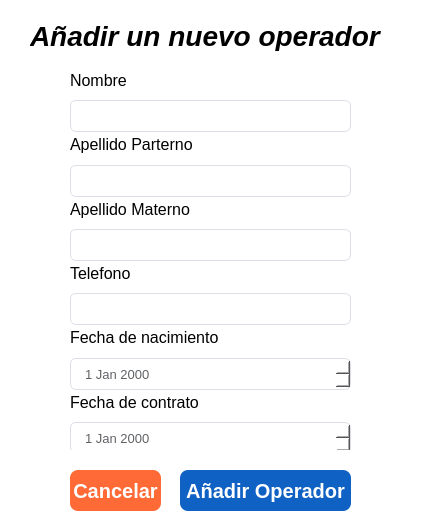
<?xml version="1.0" encoding="UTF-8"?>
<ui version="4.0">
 <class>pagina_operadores</class>
 <widget class="QWidget" name="pagina_operadores">
  <property name="geometry">
   <rect>
    <x>0</x>
    <y>0</y>
    <width>424</width>
    <height>530</height>
   </rect>
  </property>
  <property name="windowTitle">
   <string>Form</string>
  </property>
  <property name="styleSheet">
   <string notr="true">background-color: rgb(255, 255, 255);</string>
  </property>
  <widget class="QLabel" name="label_estatico_titulo">
   <property name="geometry">
    <rect>
     <x>30</x>
     <y>20</y>
     <width>361</width>
     <height>31</height>
    </rect>
   </property>
   <property name="font">
    <font>
     <pointsize>21</pointsize>
     <weight>75</weight>
     <italic>true</italic>
     <bold>true</bold>
    </font>
   </property>
   <property name="text">
    <string>Añadir un nuevo operador</string>
   </property>
  </widget>
  <widget class="QPushButton" name="boton_agregar">
   <property name="geometry">
    <rect>
     <x>180</x>
     <y>470</y>
     <width>171</width>
     <height>41</height>
    </rect>
   </property>
   <property name="font">
    <font>
     <pointsize>-1</pointsize>
     <weight>75</weight>
     <bold>true</bold>
    </font>
   </property>
   <property name="styleSheet">
    <string notr="true">QPushButton{
	background: #1061C4;
	color:WHITE;
	border:none;
	border-radius: 8px;
	font-weight: bold;
	font-size: 20px;
}
QPushButton:hover {
    background-color: #0D4FAB;    
}

QPushButton:pressed {
    background-color: #0A3F8A;     
}</string>
   </property>
   <property name="text">
    <string>Añadir Operador</string>
   </property>
  </widget>
  <widget class="QPushButton" name="boton_cancelar">
   <property name="geometry">
    <rect>
     <x>70</x>
     <y>470</y>
     <width>91</width>
     <height>41</height>
    </rect>
   </property>
   <property name="font">
    <font>
     <pointsize>-1</pointsize>
     <weight>75</weight>
     <bold>true</bold>
    </font>
   </property>
   <property name="styleSheet">
    <string notr="true">QPushButton{
	background: #FF6A36;
	color:WHITE;
	border:none;
	border-radius: 8px;
	font-weight: bold;
	font-size: 20px;
}
QPushButton:hover {
    background-color: #E85F30;   /* Naranja más oscuro */
}

QPushButton:pressed {
    background-color: #CC532A;   /* Más oscuro para click */
}</string>
   </property>
   <property name="text">
    <string>Cancelar</string>
   </property>
  </widget>
  <widget class="QWidget" name="layoutWidget">
   <property name="geometry">
    <rect>
     <x>70</x>
     <y>70</y>
     <width>281</width>
     <height>380</height>
    </rect>
   </property>
   <layout class="QVBoxLayout" name="Layout_operadores">
    <item>
     <widget class="QLabel" name="label_estatico_nombre">
      <property name="font">
       <font>
        <pointsize>12</pointsize>
       </font>
      </property>
      <property name="text">
       <string>Nombre</string>
      </property>
     </widget>
    </item>
    <item>
     <widget class="QLineEdit" name="lineEdit_nombre">
      <property name="minimumSize">
       <size>
        <width>0</width>
        <height>32</height>
       </size>
      </property>
      <property name="maximumSize">
       <size>
        <width>16777215</width>
        <height>24</height>
       </size>
      </property>
      <property name="font">
       <font>
        <pointsize>-1</pointsize>
       </font>
      </property>
      <property name="styleSheet">
       <string notr="true">QLineEdit {
    background-color: ;
	color: rgb(255, 255, 255);
    border: 1px solid #dcdfe6;
    border-radius: 6px;
    padding: 6px 12px;
    font-size: 13px;
    color: #606266;
    min-height: 18px;
}</string>
      </property>
     </widget>
    </item>
    <item>
     <widget class="QLabel" name="label_estatico_apellidop">
      <property name="font">
       <font>
        <pointsize>12</pointsize>
       </font>
      </property>
      <property name="text">
       <string>Apellido Parterno</string>
      </property>
     </widget>
    </item>
    <item>
     <widget class="QLineEdit" name="lineEdit_apellidop">
      <property name="minimumSize">
       <size>
        <width>0</width>
        <height>32</height>
       </size>
      </property>
      <property name="maximumSize">
       <size>
        <width>16777215</width>
        <height>24</height>
       </size>
      </property>
      <property name="font">
       <font>
        <pointsize>-1</pointsize>
       </font>
      </property>
      <property name="styleSheet">
       <string notr="true">QLineEdit {
    background-color: ;
	color: rgb(255, 255, 255);
    border: 1px solid #dcdfe6;
    border-radius: 6px;
    padding: 6px 12px;
    font-size: 13px;
    color: #606266;
    min-height: 18px;
}
</string>
      </property>
     </widget>
    </item>
    <item>
     <widget class="QLabel" name="label_estatico_apellidom">
      <property name="font">
       <font>
        <pointsize>12</pointsize>
       </font>
      </property>
      <property name="text">
       <string>Apellido Materno</string>
      </property>
     </widget>
    </item>
    <item>
     <widget class="QLineEdit" name="lineEdit_apellidom">
      <property name="minimumSize">
       <size>
        <width>0</width>
        <height>32</height>
       </size>
      </property>
      <property name="maximumSize">
       <size>
        <width>16777215</width>
        <height>24</height>
       </size>
      </property>
      <property name="font">
       <font>
        <pointsize>-1</pointsize>
       </font>
      </property>
      <property name="styleSheet">
       <string notr="true">QLineEdit {
    background-color: ;
	color: rgb(255, 255, 255);
    border: 1px solid #dcdfe6;
    border-radius: 6px;
    padding: 6px 12px;
    font-size: 13px;
    color: #606266;
    min-height: 18px;
}
</string>
      </property>
      <property name="text">
       <string/>
      </property>
     </widget>
    </item>
    <item>
     <widget class="QLabel" name="label_estatico_telefono">
      <property name="font">
       <font>
        <pointsize>12</pointsize>
       </font>
      </property>
      <property name="text">
       <string>Telefono</string>
      </property>
     </widget>
    </item>
    <item>
     <widget class="QLineEdit" name="lineEdit_telefono">
      <property name="minimumSize">
       <size>
        <width>0</width>
        <height>32</height>
       </size>
      </property>
      <property name="maximumSize">
       <size>
        <width>16777215</width>
        <height>24</height>
       </size>
      </property>
      <property name="font">
       <font>
        <pointsize>-1</pointsize>
       </font>
      </property>
      <property name="styleSheet">
       <string notr="true">QLineEdit {
    background-color: ;
	color: rgb(255, 255, 255);
    border: 1px solid #dcdfe6;
    border-radius: 6px;
    padding: 6px 12px;
    font-size: 13px;
    color: #606266;
    min-height: 18px;
}</string>
      </property>
      <property name="inputMask">
       <string>9999999999</string>
      </property>
     </widget>
    </item>
    <item>
     <widget class="QLabel" name="label_estatico_fechan">
      <property name="font">
       <font>
        <pointsize>12</pointsize>
       </font>
      </property>
      <property name="text">
       <string>Fecha de nacimiento</string>
      </property>
     </widget>
    </item>
    <item>
     <widget class="QDateEdit" name="dateEdit_fechanacimiento">
      <property name="minimumSize">
       <size>
        <width>0</width>
        <height>32</height>
       </size>
      </property>
      <property name="maximumSize">
       <size>
        <width>16777215</width>
        <height>24</height>
       </size>
      </property>
      <property name="font">
       <font>
        <pointsize>-1</pointsize>
       </font>
      </property>
      <property name="styleSheet">
       <string notr="true">
    background-color: #ffffff;
    border: 1px solid #dcdfe6;
    border-radius: 6px;
    padding: 6px 12px;
    font-size: 13px;
    color: #606266;
    min-height: 18px;
</string>
      </property>
      <property name="maximumDate">
       <date>
        <year>2006</year>
        <month>12</month>
        <day>31</day>
       </date>
      </property>
      <property name="calendarPopup">
       <bool>false</bool>
      </property>
     </widget>
    </item>
    <item>
     <widget class="QLabel" name="label_estatico_fechacontrato">
      <property name="font">
       <font>
        <pointsize>12</pointsize>
       </font>
      </property>
      <property name="text">
       <string>Fecha de contrato</string>
      </property>
     </widget>
    </item>
    <item>
     <widget class="QDateEdit" name="dateEdit_fechacontrato">
      <property name="minimumSize">
       <size>
        <width>0</width>
        <height>32</height>
       </size>
      </property>
      <property name="maximumSize">
       <size>
        <width>16777215</width>
        <height>24</height>
       </size>
      </property>
      <property name="font">
       <font>
        <pointsize>-1</pointsize>
       </font>
      </property>
      <property name="styleSheet">
       <string notr="true">
    background-color: #ffffff;
    border: 1px solid #dcdfe6;
    border-radius: 6px;
    padding: 6px 12px;
    font-size: 13px;
    color: #606266;
    min-height: 18px;
</string>
      </property>
      <property name="maximumDate">
       <date>
        <year>9997</year>
        <month>12</month>
        <day>31</day>
       </date>
      </property>
      <property name="calendarPopup">
       <bool>false</bool>
      </property>
     </widget>
    </item>
   </layout>
  </widget>
 </widget>
 <resources/>
 <connections/>
</ui>
